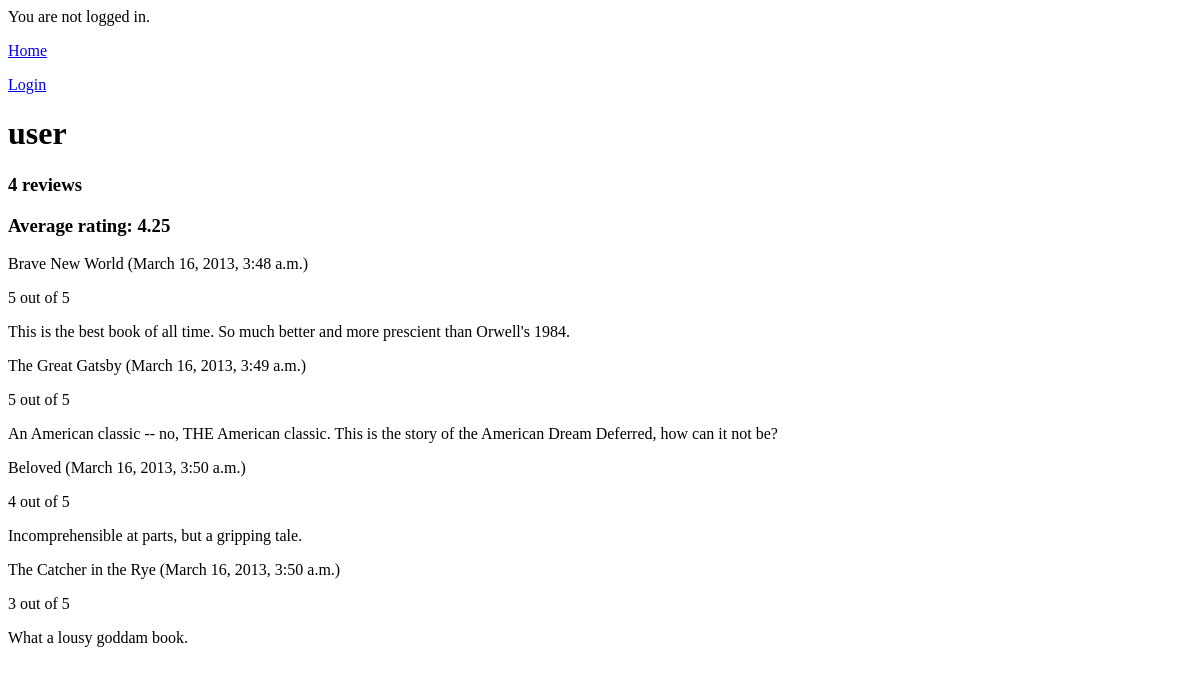
The page /bookstore/user/user on the database as committed earlier.
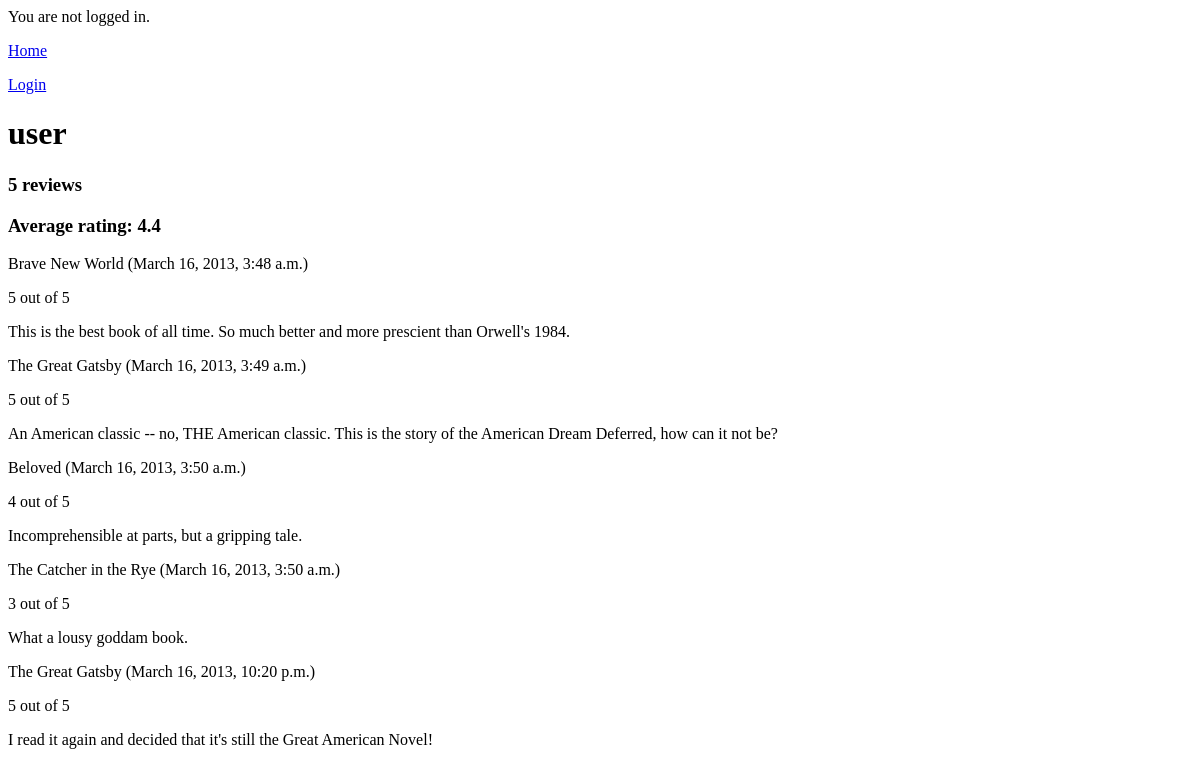
The same page on the database as committed later.
### bookstore/models.py (models this page shows, shortened)
class Review(models.Model):
    user = models.ForeignKey(User)
    book = models.ForeignKey(Book)
    timestamp = models.DateTimeField()
    review_message = models.TextField()
    rating = models.IntegerField(
        choices=(
            (1, '1'),
            (2, '2'),
            (3, '3'),
            (4, '4'),
            (5, '5'),
        )
    )

class Book(models.Model):
    title = models.CharField(max_length=150)
    author = models.ForeignKey(Author)
    publication_year = models.IntegerField(null=True,
        validators=[util.not_negative])

### bookstore/views.py (the view)
class UserReviewListView(ListView):
    model = Review
    template_name = 'bookstore/user_review_list.html'
    def get_queryset(self):
        if 'user_id' in self.kwargs:
            self.user = get_object_or_404(User, pk=self.kwargs['user_id'])
        else:
            self.user = get_object_or_404(User, username=self.kwargs['username'])
        return Review.objects.filter(user=self.user)
    def get_context_data(self, **kwargs):
        context = super(UserReviewListView, self).get_context_data(**kwargs)
        context['queried_user'] = self.user
        agg_list = self.get_queryset().aggregate(Avg('rating'))
        context['average_rating'] = agg_list['rating__avg']
        return context

### bookstore/templates/bookstore/user_review_list.html (shortened to what this page needs)
{% extends 'base.html' %}
{% block content %}
{% include 'user_nav.html' %}
<h1>{{ queried_user.username }}</h1>
{% if review_list %}
<h3>{{ review_list|length }} review{{ review_list|pluralize}}</h2>
<h3>Average rating: {{ average_rating }}</h3>
{% endif %}
{% for review in review_list %}
<div class="review" id="review-{{ forloop.counter }}">
<p>{{ review.book.title }} ({{ review.timestamp }})</p>
<p>{{ review.rating }} out of 5</p>
<p>
{{ review.review_message }}
</p>
</div>
{% empty %}
<p>There are no reviews for this user.</p>
{% endfor %}
{% endblock %}

Rows that differ between the two databases and show on the page:
added Review: book "The Great Gatsby", timestamp "March 16, 2013, 10:20 p.m.", rating "5", review_message "I read it again and decided that it's still the Great American Novel!"
Other text that changed with them:
{{ review_list|length }}: "4" → "5"
{{ average_rating }}: "4.25" → "4.4"
